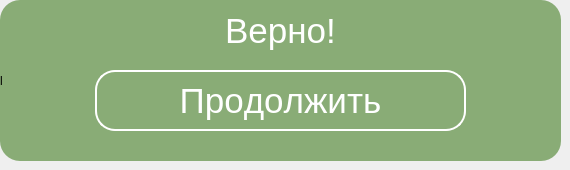
      <widget class="QWidget" name="page_5">
       <widget class="QLabel" name="label_34">
        <property name="geometry">
         <rect>
          <x>0</x>
          <y>0</y>
          <width>561</width>
          <height>161</height>
         </rect>
        </property>
        <property name="styleSheet">
         <string notr="true">border-radius: 20px;
background-color: rgb(137, 172, 118);</string>
        </property>
        <property name="text">
         <string>l</string>
        </property>
       </widget>
       <widget class="QPushButton" name="pushButton_32">
        <property name="geometry">
         <rect>
          <x>95</x>
          <y>70</y>
          <width>371</width>
          <height>61</height>
         </rect>
        </property>
        <property name="font">
         <font>
          <pointsize>26</pointsize>
          <strikeout>false</strikeout>
          <kerning>false</kerning>
         </font>
        </property>
        <property name="styleSheet">
         <string notr="true">border-radius: 20px;
background-color: rgb(137, 172, 118);
color: rgb(255, 255, 255);
border: 2px solid red;
border-color: rgb(255, 255, 255);</string>
        </property>
        <property name="text">
         <string>Продолжить</string>
        </property>
       </widget>
       <widget class="QLabel" name="label_86">
        <property name="geometry">
         <rect>
          <x>110</x>
          <y>0</y>
          <width>341</width>
          <height>61</height>
         </rect>
        </property>
        <property name="font">
         <font>
          <pointsize>26</pointsize>
         </font>
        </property>
        <property name="styleSheet">
         <string notr="true">border-radius: 20px;
background-color: rgb(137, 172, 118);
color: rgb(255, 255, 255);</string>
        </property>
        <property name="text">
         <string>Верно!</string>
        </property>
        <property name="alignment">
         <set>Qt::AlignCenter</set>
        </property>
       </widget>
      </widget>
